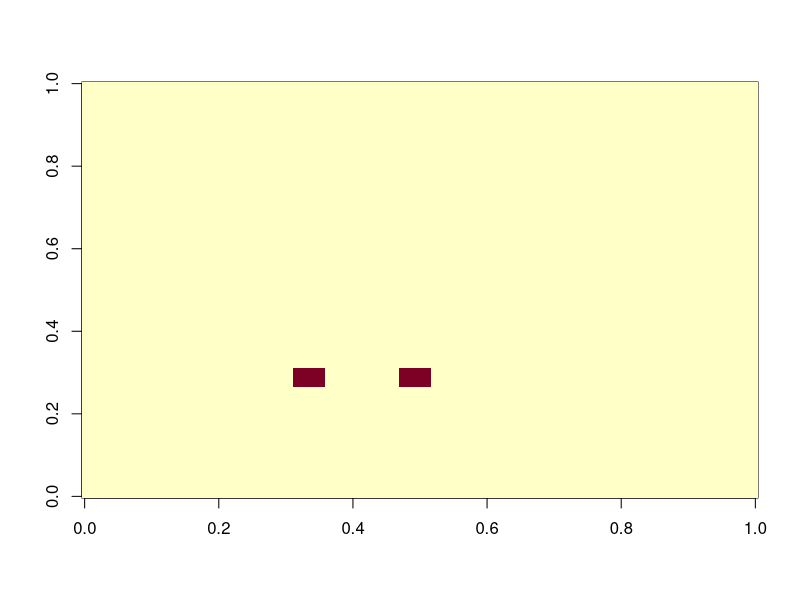
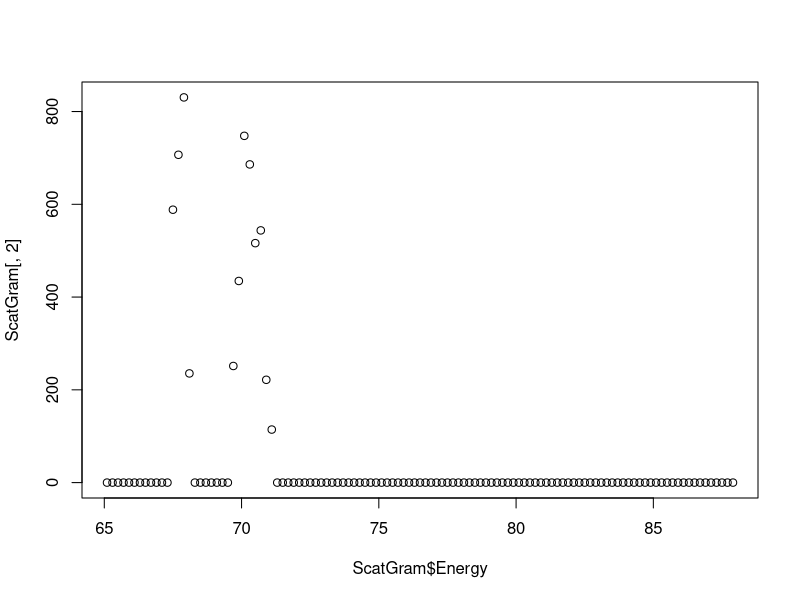

Reproduce these figures in R, in order.
## ---- chunk 1
knitr::opts_chunk$set(echo = TRUE)
knitr::opts_knit$set(root.dir=normalizePath(".."))
## ---- chunk 2
library(tidyverse)
library(Matrix)
library(ggplot2)
## ---- chunk 3
NX <- 128 # number of pixels in x direction
NZ <- NX # number of pixels in z direction, square space for now
minx <- 0 # minimum x position in cm
minz <- 0 # minimum y position in cm
maxx <- 12.8  # maximum x position in cm
maxz <- maxx  # maximum z position in cm
pwidth <- maxx/NX # define pixel width in cm
## ---- chunk 4
wd <- 0.254 # width of inspection volume in z direction
wColl <- 0.254 # width of detector collimator slit in z direction
## ---- chunk 5
E0 <- 88.04 # Energy of primary gamma-ray of Cd-109 radioisotope in keV
moc2 <- 511 # Rest mass energy of electron in keV from NIST                                                    reference--https://physics.nist.gov/cgi-bin/cuu/Value?mec2mev
S_Act_mCi <- 75 # Input Cd-109 source activity in mCi
mCi_to_Bq <- 37000000 # Conversion factor from mCi to Bq (decays/sec)
S_Act <- mCi_to_Bq*S_Act_mCi # Calculate source activity in Bq
Ints_88k <- 0.0364 # Intensity of 88 keV gamma-rays in # per decay
Em_rate <- Ints_88k*S_Act # Emission rate of 88 keV gamma rays from Cd-109 source
r02 <- 0.0794 #classical electron radius squared in barns (1e-24 cm^2) from NIST                                reference--https://physics.nist.gov/cgi-bin/cuu/Value?re
## ---- chunk 6
NS <- 8 # number of source (and first detector) locations
XSspace <- 0.5
ZSspace <- 0.1
SourceLoc <- tibble( X = seq( 0, NS-1 ) * XSspace ) #x coordinate of source positions
SourceLoc$Z <- SourceLoc$X * ZSspace/XSspace #z coordinate of source positions

SourceLoc$Theta <- SourceLoc$Z #Initialize vector in SourceLoc for source angles
SourceLoc$Theta[ seq(1, NS) ] <- 29.3 #Angle of source positions in degrees
SourceLoc$Theta[ seq(NS/2+1, NS)] <- 180 - 29.3   #Angle of last 4 source positions in degrees
SourceDX <- 0.508 # source diameter in X dimension in cm
SourceDZ <- 0.1 # source thickness in Z dimension in cm
SourceNX <- 10 # number of source sub-positions in X dimension
SourceNZ<- 2 # number of source sub-positions in Z dimension
## ---- chunk 7
ndet <- 4 # number of gamma-ray detectors in array
det_dist <- 1.95e+0 # separation in cm of the first detector from the source and between the remaining detectors in the array
det_offset <- 3.2 # offset of detector array from detector
det_x <- t(tibble ( seq(1,ndet)*det_dist + det_offset)) # x dimension of detector array locations
det_r <- 0.4 # set the radius of the detector face in cm
## ---- chunk 8
Eres <- 0.4 # gamma-ray detector energy resolution in keV
chnwidth <- Eres/2 # assign channel width to give 2 channels for energy resolution of detectors
Emin <- floor(E0/(1+(E0/moc2)*(2))) # set the minimum energy for the detector below E0 back scattered energy
Emax <- floor(E0)
nchns <- (Emax-Emin)/chnwidth
Echn <- tibble ( seq(0,nchns-1)*chnwidth + Emin + chnwidth/2 ) # calculate energy of detector channels
## ---- chunk 9
mcoll1 <- 1 # slope of field of view limit 1 from collimator
bcoll1 <- 0 # intercept of field of view limit 1 from collimator
mcoll2 <- -1 # slope of field of view limit 1 from collimator
bcoll1 <- 0 # intercept of field of view limit 1 from collimator
## ---- chunk 10
Count <- tibble( times = seq(0,NS-1) ) #set up dataframe for count times
# Count$times <- 1800 #set the count times as a default of 30 m (1800 s)
## ---- chunk 11
Image_loc <- tibble( loc = (seq(0,NX-1)+0.5
                              )*pwidth ) #set up data frame for image plane locations
Count_time <- 35 #set the count times as a default of 1 hr (3600 s)
# Image_plane <- Matrix (0.00E00, NX, NZ, sparse=TRUE) #initialize the NX by NZ pixel image plane with zeroes
Image_plane <- matrix (0.00E00, NX, NZ,) #initialize the NX by NZ pixel image plane with zeroes
Na <- 6.023E+23 # Avogadro number

Al <- data.frame(massdens = 2.7) # mass density of aluminum in g/cm^3 for object
Al$AW <- 26.98 # atomic weight of aluminum
Al$Z <- 13 # atomic number of aluminum
Al$adens <- Al$massdens*Na/Al$AW
Al$edens <- Al$adens*Al$Z

Image_plane[seq(41,46),seq(35,40)] <- Al$edens # Define left target
Image_plane[seq(61,66),seq(35,40)] <- Al$edens # Define right target

X <- data.frame(X = (seq(0,NX-1)+0.5
                              )*pwidth )
X$Z <- X$X

image( Image_plane )
## ---- chunk 12
Ep <- array (0.00E00, dim = c(NX,NZ,ndet) ) #initialize scattered gamma-ray energy in a 3D array of image plane for each detector
Ep_chn <- array (0.00E00, dim = c(NX,NZ,ndet) ) #initialize scattered gamma-ray energy bin in a 3D array of image plane for each detector
Int_prob <- array (0.00E00, dim = c(NX,NZ,ndet) ) #initialize interaction probability in a 3D array of image plane for each detector in (b/Sr)
Events <- array (0.00E00, dim = c(NX,NZ,ndet) ) #initialize interaction probability in a 3D array of image plane for each detector in (b/Sr)

for (i in 1:NX){
  for (j in 1:NZ){

    
    if (Image_plane[i,j] > 0) {
      
      sp_dist <- sqrt(X$X[i]^2 + X$Z[j]^2) # distance from source to pixel in cm
      p_SA <- X$Z[j]*pwidth^2/sp_dist^3    # solid angle of pixel from source in Sr
      
      for (k in 1:ndet){

        pd_dist <- sqrt((det_x[k]-X$X[i])^2 + X$Z[j]^2) # distance from pixel to detector in cm
        cos_theta <- (X$X[i]*(det_x[k]-X$X[i])-X$Z[j]^2) /                                                               (sp_dist*pd_dist) # cosines of angles between vector from source to
                                          #  pixel and pixel to detector for scatter angle
      
        Ep[i,j,k] <- E0/(1+(E0/moc2)*(1-cos_theta))
        Ep_chn[i,j,k] <- floor((Ep[i,j,k]-Emin)/chnwidth)+1
      
        d_SA <- pi*det_r^2*X$Z[j]/pd_dist^3  # solid angle of detector relative to pixel
        
        KN_xs <- (Al$Z*r02/2)*(Ep[i,j,k]/E0)^2*(Ep[i,j,k]/E0 + E0/Ep[i,j,k]                                         - (1-cos_theta^2)) # Klein-Nishina scattering cross section from
                                      # source through pixel into detector
        Int_prob[i,j,k] <- pwidth*Al$edens*KN_xs*1e-24*p_SA                                                                  *d_SA*sp_dist/(4*pi*X$Z[j]) # Scattering probability from
                                      # source through pixel into detector
        Events[i,j,k] <- Int_prob[i,j,k] * Em_rate*Count_time
      
      }
    }
  }
}
## ---- chunk 13
# Ep <- array (0.00E00, dim = c(NX,NZ,ndet) ) #initialize scattered gamma-ray energy in a 3D array of image plane for each detector
# Ep_chn <- array (0.00E00, dim = c(NX,NZ,ndet) ) #initialize scattered gamma-ray energy bin in a 3D array of image plane for each detector
# Int_prob <- array (0.00E00, dim = c(NX,NZ,ndet) ) #initialize interaction probability in a 3D array of image plane for each detector in (b/Sr)
# Events <- array (0.00E00, dim = c(NX,NZ,ndet) ) #initialize interaction probability in a 3D array of image plane for each detector in (b/Sr)

ScatGram <- data.frame( Energy = seq(0,nchns-1)*chnwidth + Emin + chnwidth/2)

# chn_counts <- seq(1,nchns)*0 # initiate a vector for the detector channel counts to zero

for (k in 1:ndet){
  chn_counts <- seq(1,nchns)*0 # initiate a vector for the detector channel counts to zero
  
  for (i in 1:NX){

    # sp_dist <- sqrt(X$X[i]^2 + X$Z[j]^2) # distance from source to pixel in cm
    # p_SA <- X$Z[j]*pwidth^2/sp_dist^3    # solid angle of pixel from source in Sr
      
    for (j in 1:NZ){
      if (Image_plane[i,j] > 0) {
        chn <- Ep_chn[i,j,k]
        chn_counts[chn] <- chn_counts[chn] + Events[i,j,k]

        #pd_dist <- sqrt((det_x[k]-X$X[i])^2 + X$Z[j]^2) # distance from pixel to detector in cm
        #cos_theta <- (X$X[i]*(det_x[k]-X$X[i])-X$Z[j]^2) /                                                               (sp_dist*pd_dist) # cosines of angles between vector from source to
                                          #  pixel and pixel to detector for scatter angle
      
        #Ep[i,j,k] <- E0/(1+(E0/moc2)*(1-cos_theta))
        #Ep_chn[i,j,k] <- floor((Ep[i,j,k]-Emin)/chnwidth)+1
      
        #d_SA <- pi*det_r^2*X$Z[j]/pd_dist^3  # solid angle of detector relative to pixel
        
        #KN_xs <- (Al$Z*r02/2)*(Ep[i,j,k]/E0)^2*(Ep[i,j,k]/E0 + E0/Ep[i,j,k]                                         - (1-cos_theta^2)) # Klein-Nishina scattering cross section from
                                      # source through pixel into detector
        #Int_prob[i,j,k] <- pwidth*Al$edens*KN_xs*1e-24*p_SA                                                                  *d_SA*sp_dist/(4*pi*X$Z[j]) # Scattering probability from
                                      # source through pixel into detector
        #Events[i,j,k] <- Int_prob[i,j,k] * Em_rate*Count$times[k]
      
      }
    }
  }
  col <- as.character(det_x[k])
  ScatGram[col] <- chn_counts
}

 plot(ScatGram$Energy, ScatGram[,2])
 
